Frame 1 (no input): blank canvas, image omitted
Frame 60 (the mouse pressed at the canvas centre just before this capture): blank canvas, image omitted
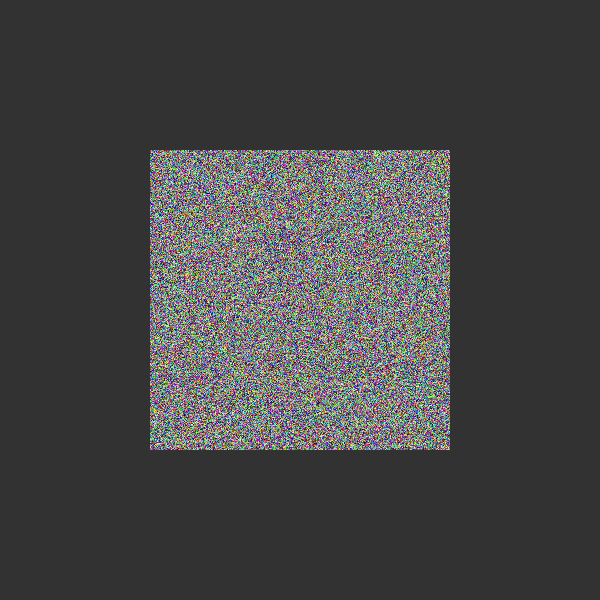
Frame 120 (the mouse held since frame 60 and released just before this capture)

The Processing sketch whose frames 1 and 60 were blank and that drew this single picture after the mouse press (run headless with seeded random() and noise(); from frame 60 on, the mouse is pressed at the canvas centre):

// Processing sketch: w11_01_pixels2D
// ── w11_01_pixels2D.pde
// bryan ma for code 2 sp 19

void setup() {
  size(600, 600);
}

void draw() {
  background(50);
  loadPixels();
  for (int i = width/2 - mouseX/2; i < width/2 + mouseX/2; i++) {
    for (int j = height/2 - mouseY/2; j < height/2 + mouseY/2; j++) {
      int idx = i + j * width;
      pixels[idx] = color(random(255), random(255), random(255));
    }
  }
  updatePixels();
}
